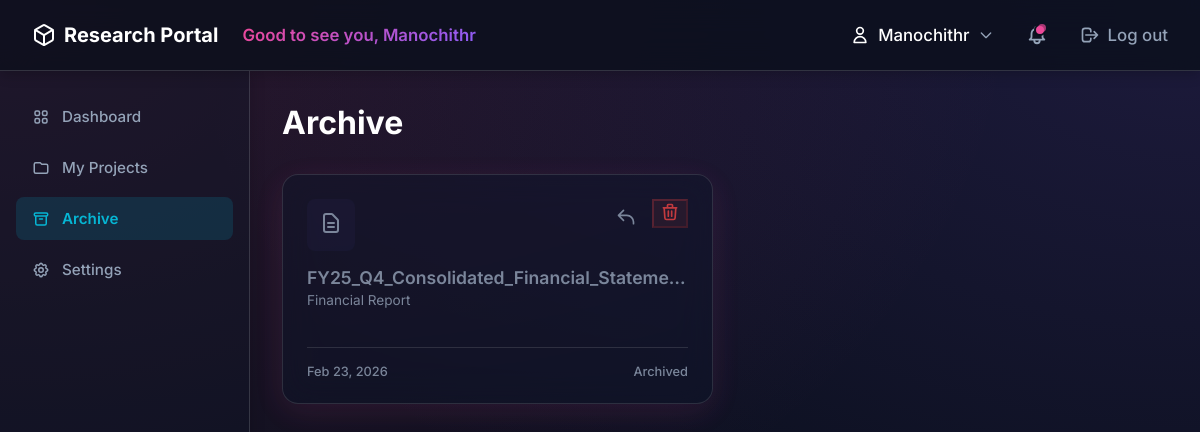
Page /archive (signed in) on the committed database.
### models.py (models this page shows)
class User(UserMixin, db.Model):
    id = db.Column(db.Integer, primary_key=True)
    username = db.Column(db.String(150), unique=True, nullable=False)
    email = db.Column(db.String(150), unique=True, nullable=False)
    password_hash = db.Column(db.String(256), nullable=False)
    email_notifications = db.Column(db.Boolean, default=True)
    high_contrast_mode = db.Column(db.Boolean, default=False)
    auto_archive_projects = db.Column(db.Boolean, default=False)
    projects = db.relationship('ResearchProject', backref='user', lazy=True)

class ResearchProject(db.Model):
    id = db.Column(db.Integer, primary_key=True)
    user_id = db.Column(db.Integer, db.ForeignKey('user.id'), nullable=False)
    filename = db.Column(db.String(255), nullable=False)
    company_name = db.Column(db.String(255), default="Unknown")
    status = db.Column(db.String(50), default="Pending") # Pending, Completed, Failed
    extracted_data = db.Column(db.Text, nullable=True) # Will store JSON string
    is_archived = db.Column(db.Boolean, default=False)
    uploaded_at = db.Column(db.DateTime, default=datetime.utcnow)

### app.py (the view)
@app.route('/archive', methods=['GET'])
@login_required
def archive():
    projects = ResearchProject.query.filter_by(user_id=current_user.id, is_archived=True).order_by(ResearchProject.uploaded_at.desc()).all()
    return render_template('archive.html', projects=projects, title="Archive")

### app.py (called while the page is built)
@login_manager.user_loader
def load_user(user_id):
    return User.query.get(int(user_id))

### templates/archive.html (shortened to what this page needs)
{% extends "base.html" %}
{% block content %}
<div class="dashboard-header"
    style="display: flex; justify-content: space-between; align-items: center; margin-bottom: var(--space-8); width: 100%;">
    <h1 style="margin: 0; font-size: 2rem; font-weight: 700;">Archive</h1>
</div>
{% if projects %}
<div class="dashboard-grid">
    {% for project in projects %}
    <div class="grid-card" id="project-card-{{ project.id }}"
        onclick="window.location.href='{{ url_for('view_result', project_id=project.id) }}'">
        <div class="filing-header">
            <div class="filing-icon">
                <svg fill="none" stroke="currentColor" viewBox="0 0 24 24">
                    <path stroke-linecap="round" stroke-linejoin="round" stroke-width="2"
                        d="M9 12h6m-6 4h6m2 5H7a2 2 0 01-2-2V5a2 2 0 012-2h5.586a1 1 0 01.707.293l5.414 5.414a1 1 0 01.293.707V19a2 2 0 01-2 2z">
                    </path>
                </svg>
            </div>
            <div style="display: flex; gap: 8px;">
                <button type="button" class="restore-btn" onclick="restoreProject(event, {{ project.id }})"
                    aria-label="Restore Project" title="Restore to Dashboard">
                    <svg fill="none" stroke="currentColor" viewBox="0 0 24 24" width="20" height="20">
                        <path stroke-linecap="round" stroke-linejoin="round" stroke-width="2"
                            d="M3 10h10a8 8 0 018 8v2M3 10l6 6m-6-6l6-6">
                        </path>
                    </svg>
                </button>
                <form action="{{ url_for('delete_project', project_id=project.id) }}" method="POST"
                    style="margin: 0; display: inline;"
                    onsubmit="event.stopPropagation(); return confirm('Are you sure you want to completely delete this dataset?');">
                    <button type="submit" class="archive-btn" aria-label="Delete Project"
                        style="color: #ef4444; border-color: rgba(239,68,68,0.3); background: rgba(239,68,68,0.1);">
                        <svg fill="none" stroke="currentColor" viewBox="0 0 24 24" width="20" height="20">
                            <path stroke-linecap="round" stroke-linejoin="round" stroke-width="2"
                                d="M19 7l-.867 12.142A2 2 0 0116.138 21H7.862a2 2 0 01-1.995-1.858L5 7m5 4v6m4-6v6m1-10V4a1 1 0 00-1-1h-4a1 1 0 00-1 1v3M4 7h16">
                            </path>
                        </svg>
                    </button>
                </form>
            </div>
        </div>
        <h3 class="filing-title">{{ project.filename }}</h3>
        <p class="filing-company">{{ project.company_name }}</p>
        <div class="filing-meta">
            <span>{{ project.uploaded_at.strftime('%b %d, %Y') }}</span>
            <span>Archived</span>
        </div>
    </div>
    {% endfor %}
</div>
{% endif %}
{% endblock %}

### templates/base.html (shortened to what this page needs)
<!DOCTYPE html>
<html lang="en">
<head>
</head>
<body class="{% if current_user.is_authenticated and current_user.high_contrast_mode %}high-contrast{% endif %}">
    <nav class="navbar">
        <a href="{{ url_for('index') }}" class="navbar-brand">
            Research Portal
        </a>
        {% if current_user.is_authenticated %}
        <div style="flex: 1; display: flex; align-items: center; padding-left: var(--space-6);">
            <span
                style="background: linear-gradient(135deg, var(--gradient-start), var(--gradient-end)); -webkit-background-clip: text; -webkit-text-fill-color: transparent; font-weight: 600; font-size: 1.05rem;">
                Good to see you, {{ current_user.username }}
            </span>
        </div>
        {% endif %}
        <div class="navbar-nav">
            {% if current_user.is_authenticated %}
            <div class="profile-dropdown">
                <span class="nav-link profile-toggle"
                    style="color: var(--text-main); font-size: 1.05rem; font-weight: 500; cursor: pointer; display: flex; align-items: center; gap: 8px;">
                    <svg fill="none" stroke="currentColor" viewBox="0 0 24 24" width="20" height="20">
                        <path stroke-linecap="round" stroke-linejoin="round" stroke-width="2"
                            d="M16 7a4 4 0 11-8 0 4 4 0 018 0zM12 14a7 7 0 00-7 7h14a7 7 0 00-7-7z"></path>
                    </svg>
                    {{ current_user.username }}
                    <svg fill="none" stroke="currentColor" viewBox="0 0 24 24" width="16" height="16"
                        style="color: var(--text-muted);">
                        <path stroke-linecap="round" stroke-linejoin="round" stroke-width="2" d="M19 9l-7 7-7-7"></path>
                    </svg>
                </span>
            </div>
            <div style="position: relative; display: flex; align-items: center; justify-content: center; cursor: pointer; padding: 8px; border-radius: 50%; transition: background 0.2s;"
                onmouseover="this.style.background='rgba(255,255,255,0.05)'"
                onmouseout="this.style.background='transparent'">
                <div
                    style="position: absolute; top: 8px; right: 10px; width: 8px; height: 8px; background-color: var(--gradient-start); border-radius: 50%; opacity: 0.7; animation: ping 2s cubic-bezier(0, 0, 0.2, 1) infinite;">
                </div>
            </div>
            <a href="{{ url_for('auth.logout') }}" class="nav-link"
                style="font-size: 1.05rem; display: flex; align-items: center; gap: 8px;">
                <svg fill="none" stroke="currentColor" viewBox="0 0 24 24" width="20" height="20">
                    <path stroke-linecap="round" stroke-linejoin="round" stroke-width="2"
                        d="M17 16l4-4m0 0l-4-4m4 4H7m6 4v1a3 3 0 01-3 3H6a3 3 0 01-3-3V7a3 3 0 013-3h4a3 3 0 013 3v1">
                    </path>
                </svg>
                Log out
            </a>
            {% else %}
            <a href="{{ url_for('auth.login') }}" class="nav-link" style="font-size: 1.05rem;">Log in</a>
            <a href="{{ url_for('auth.signup') }}" class="btn-gradient">Sign up</a>
            {% endif %}
        </div>
    </nav>
    <div class="dashboard-layout">
        {% if current_user.is_authenticated and not hide_sidebar %}
        <aside class="sidebar">
            <div class="sidebar-nav">
                <a href="{{ url_for('dashboard') }}"
                    class="sidebar-link {% if request.endpoint == 'dashboard' %}active{% endif %}">
                    Dashboard
                </a>
                <a href="{{ url_for('projects') }}"
                    class="sidebar-link {% if request.endpoint == 'projects' %}active{% endif %}">
                    <svg fill="none" stroke="currentColor" viewBox="0 0 24 24">
                        <path stroke-linecap="round" stroke-linejoin="round" stroke-width="2"
                            d="M3 7v10a2 2 0 002 2h14a2 2 0 002-2V9a2 2 0 00-2-2h-6l-2-2H5a2 2 0 00-2 2z"></path>
                    </svg>
                    My Projects
                </a>
                <a href="{{ url_for('archive') }}"
                    class="sidebar-link {% if request.endpoint == 'archive' %}active{% endif %}">
                    <svg fill="none" stroke="currentColor" viewBox="0 0 24 24">
                        <path stroke-linecap="round" stroke-linejoin="round" stroke-width="2"
                            d="M5 8h14M5 8a2 2 0 110-4h14a2 2 0 110 4M5 8v10a2 2 0 002 2h10a2 2 0 002-2V8m-9 4h4">
                        </path>
                    </svg>
                    Archive
                </a>
                <a href="{{ url_for('settings') }}"
                    class="sidebar-link {% if request.endpoint == 'settings' %}active{% endif %}">
                    Settings
                </a>
            </div>
        </aside>
        {% endif %}
        <main class="main-content">
            {% block content %}{% endblock %}
        </main>
    </div>
</body>
</html>

### templates/base.html (style rules this page uses)
:root { --bg-color: #0A0F1C; --text-main: #FFFFFF; --text-muted: #94A3B8; --primary: #06B6D4; --primary-hover: #0891B2; --gradient-start: #EC4899; --gradient-end: #8B5CF6; --glass-bg: rgba(15, 23, 42, 0.6); --glass-border: rgba(255, 255, 255, 0.15); --glass-shadow: 0 8px 32px rgba(236, 72, 153, 0.15); --error: #EF4444; --success: #10B981; --space-1: 4px; --space-2: 8px; --space-3: 12px; --space-4: 16px; --space-5: 20px; --space-6: 24px; --space-8: 32px; --space-10: 40px; --space-12: 48px; --space-16: 64px; --space-20: 80px; --btn-min-height: 44px; --content-max-width: 1240px; }
body { font-family: 'Inter', -apple-system, BlinkMacSystemFont, "Segoe UI", Roboto, sans-serif; background-color: var(--bg-color); color: var(--text-main); margin: 0; min-height: 100vh; display: flex; flex-direction: column; background-image: radial-gradient(at 0% 0%, rgba(236, 72, 153, 0.15) 0px, transparent 60%), radial-gradient(at 100% 0%, rgba(139, 92, 246, 0.15) 0px, transparent 60%); background-attachment: fixed; }
.navbar { display: flex; justify-content: space-between; align-items: center; padding: var(--space-4) var(--space-8); background: rgba(10, 15, 28, 0.8); backdrop-filter: blur(16px); -webkit-backdrop-filter: blur(16px); border-bottom: 1px solid var(--glass-border); box-shadow: 0 4px 12px rgba(0, 0, 0, 0.2); position: sticky; top: 0; z-index: 100; }
.navbar-brand { font-size: 1.25rem; font-weight: 700; color: var(--text-main); text-decoration: none; display: flex; align-items: center; gap: var(--space-2); }
.navbar-nav { display: flex; gap: var(--space-6); align-items: center; }
.nav-link { color: var(--text-muted); text-decoration: none; font-size: 0.95rem; font-weight: 500; transition: color 0.2s ease; }
.dashboard-layout { display: flex; flex: 1; width: 100%; }
.sidebar { width: 250px; background: rgba(15, 23, 42, 0.4); border-right: 1px solid var(--glass-border); box-shadow: 4px 0 12px rgba(0, 0, 0, 0.1); padding: var(--space-6) var(--space-4); display: flex; flex-direction: column; box-sizing: border-box; }
.sidebar-nav { display: flex; flex-direction: column; gap: var(--space-2); }
.sidebar-link { display: flex; align-items: center; gap: var(--space-3); padding: var(--space-3) var(--space-4); color: var(--text-muted); text-decoration: none; border-radius: var(--space-2); font-size: 0.95rem; font-weight: 500; transition: all 0.2s ease; }
.sidebar-link svg { width: 18px; height: 18px; flex-shrink: 0; transition: color 0.2s ease; }
.sidebar-link.active { color: var(--primary); background: rgba(6, 182, 212, 0.15); font-weight: 600; }
.main-content { flex: 1; display: flex; flex-direction: column; width: 100%; max-width: var(--content-max-width); margin: 0 auto; padding: var(--space-8) var(--space-8); box-sizing: border-box; }
.profile-dropdown { position: relative; display: inline-flex; align-items: center; }

### rows in the picture
User: username "Manochithr"
ResearchProject: filename "FY25_Q4_Consolidated_Financial_Stateme…", company_name "Financial Report", uploaded_at "Feb 23, 2026"
